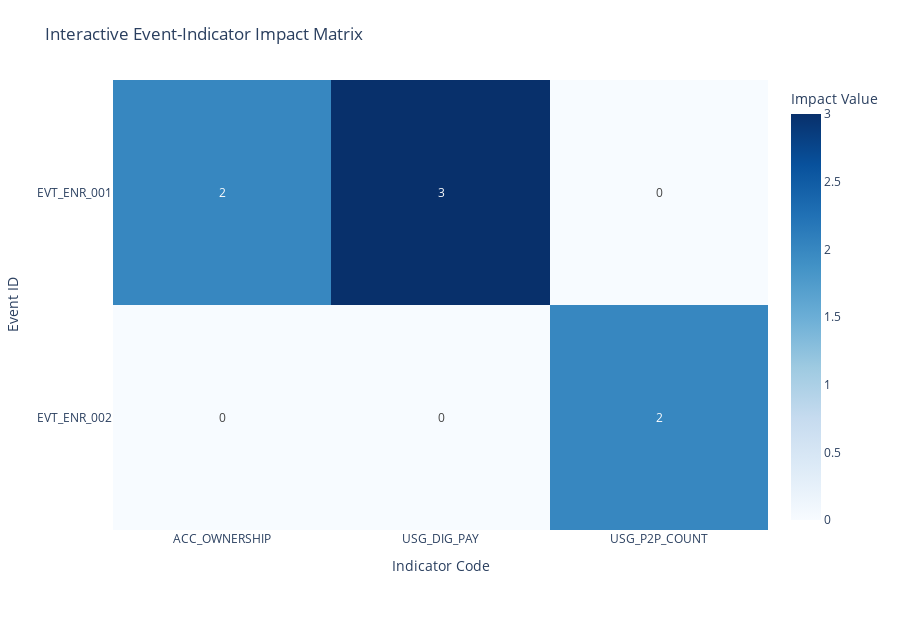

The cell this chart's notebook holds for it:
### Code cell
# Cell 6 – Interactive Heatmap (Plotly)

def plot_impact_matrix_interactive(
    matrix,
    value_cols=None,
    title='Interactive Event-Indicator Impact Matrix',
    save_png='task3_impact_matrix_interactive.png',
    save_html='task3_impact_matrix_interactive.html'
):
    if value_cols is None:
        value_cols = [c for c in matrix.columns if c not in ['event_name', 'category', 'observation_date']]
    
    if not value_cols:
        print("No numeric columns for interactive heatmap.")
        return
    
    fig = px.imshow(
        matrix[value_cols],
        text_auto=True,
        aspect="auto",
        color_continuous_scale='Blues',
        title=title,
        labels=dict(x="Indicator", y="Event ID", color="Impact Value")
    )
    
    fig.update_layout(
        xaxis_title="Indicator Code",
        yaxis_title="Event ID",
        height=600 + len(matrix)*15,
        margin=dict(l=100, r=50, t=80, b=100)
    )
    
    fig.write_image(os.path.join(FIGURES_DIR, save_png), scale=2)
    fig.write_html(os.path.join(FIGURES_DIR, save_html), include_plotlyjs='cdn')
    fig.show()
    
    print(f"Interactive PNG: {save_png}")
    print(f"Interactive HTML: {save_html} (open in browser)")

plot_impact_matrix_interactive(assoc_matrix)

### Figure 1 — Plotly figure (JSON) as saved in the notebook; plotly's stock layout.template omitted (floating-point values rounded to 4 significant figures)
{"data": [{"coloraxis": "coloraxis", "hovertemplate": "Indicator: %{x}<br>Event ID: %{y}<br>Impact Value: %{z}<extra></extra>", "name": "0", "texttemplate": "%{z}", "type": "heatmap", "x": ["ACC_OWNERSHIP", "USG_DIG_PAY", "USG_P2P_COUNT"], "xaxis": "x", "y": ["EVT_ENR_001", "EVT_ENR_002"], "yaxis": "y", "z": [[2.0, 3.0, 0.0], [0.0, 0.0, 2.0]]}], "layout": {"coloraxis": {"colorbar": {"title": {"text": "Impact Value"}}, "colorscale": [[0, "rgb(247,251,255)"], [0.125, "rgb(222,235,247)"], [0.25, "rgb(198,219,239)"], [0.375, "rgb(158,202,225)"], [0.5, "rgb(107,174,214)"], [0.625, "rgb(66,146,198)"], [0.75, "rgb(33,113,181)"], [0.875, "rgb(8,81,156)"], [1, "rgb(8,48,107)"]]}, "height": 630, "margin": {"b": 100, "l": 100, "r": 50, "t": 80}, "title": {"text": "Interactive Event-Indicator Impact Matrix"}, "xaxis": {"anchor": "y", "domain": [0, 1], "title": {"text": "Indicator Code"}}, "yaxis": {"anchor": "x", "autorange": "reversed", "domain": [0, 1], "title": {"text": "Event ID"}}}}
